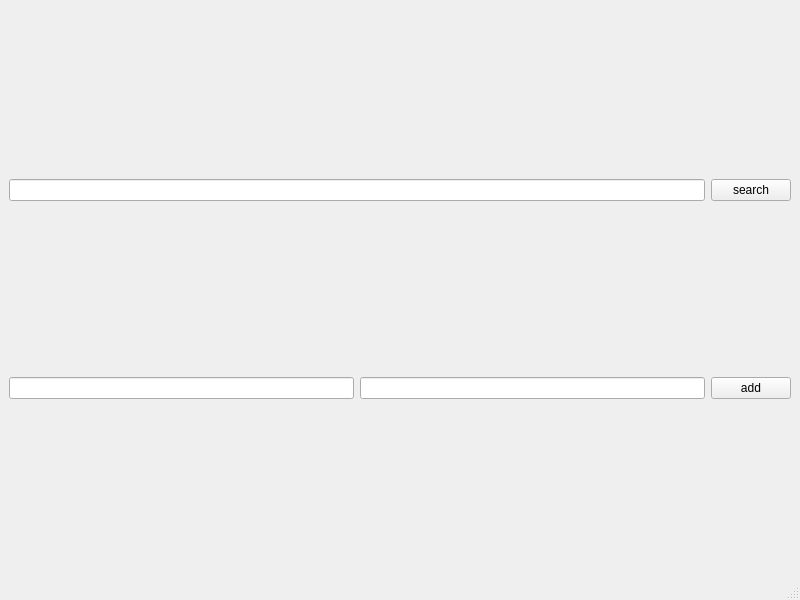
<?xml version="1.0" encoding="UTF-8"?>
<ui version="4.0">
 <class>MainWindow</class>
 <widget class="QMainWindow" name="MainWindow">
  <property name="geometry">
   <rect>
    <x>0</x>
    <y>0</y>
    <width>800</width>
    <height>600</height>
   </rect>
  </property>
  <property name="windowTitle">
   <string>MainWindow</string>
  </property>
  <widget class="QWidget" name="centralwidget">
   <property name="layoutDirection">
    <enum>Qt::LayoutDirection::LeftToRight</enum>
   </property>
   <property name="autoFillBackground">
    <bool>false</bool>
   </property>
   <layout class="QVBoxLayout" name="verticalLayout">
    <item>
     <layout class="QHBoxLayout" name="horizontalLayout_2">
      <item>
       <widget class="QLineEdit" name="searchInput"/>
      </item>
      <item>
       <widget class="QPushButton" name="search">
        <property name="text">
         <string>search</string>
        </property>
       </widget>
      </item>
     </layout>
    </item>
    <item>
     <layout class="QVBoxLayout" name="dictionary">
      <item>
       <layout class="QHBoxLayout" name="horizontalLayout">
        <item>
         <widget class="QLineEdit" name="original"/>
        </item>
        <item>
         <widget class="QLineEdit" name="translation"/>
        </item>
        <item>
         <widget class="QPushButton" name="add">
          <property name="text">
           <string>add</string>
          </property>
         </widget>
        </item>
       </layout>
      </item>
     </layout>
    </item>
   </layout>
  </widget>
  <widget class="QStatusBar" name="statusbar"/>
 </widget>
 <resources/>
 <connections/>
</ui>
